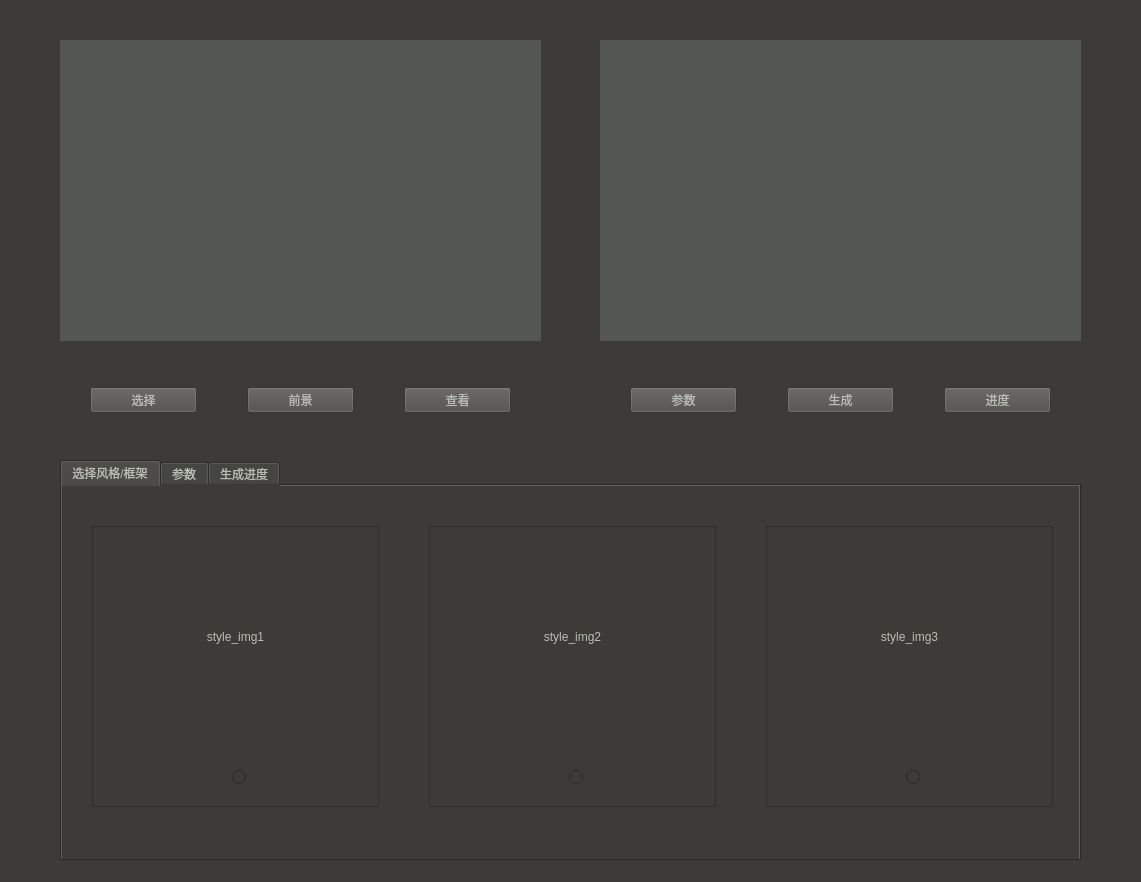
<?xml version="1.0" encoding="UTF-8"?>
<ui version="4.0">
 <class>MainWindow</class>
 <widget class="QMainWindow" name="MainWindow">
  <property name="geometry">
   <rect>
    <x>0</x>
    <y>0</y>
    <width>1141</width>
    <height>882</height>
   </rect>
  </property>
  <property name="windowTitle">
   <string>MainWindow</string>
  </property>
  <property name="styleSheet">
   <string notr="true">QWidget
{
	background-color: rgb(60, 59, 55);
	color: rgb(186, 189, 182);
	font: 11pt &quot;Ubuntu&quot;;
}
QPushButton
{
	alternate-background-color: rgb(60, 59, 55);
	background-color: rgb(79, 75, 75);
}
QLabel#lbl_content_img, QLabel#lbl_output_img, QLabel#lbl_progress_img
{
	font: 57 42pt &quot;Ubuntu&quot;;
	color: rgb(233, 185, 110);
	background-color: rgb(85, 87, 83);
}

QSlider
{
	selection-background-color: rgb(233, 185, 110);
}

QRadioButton
{
	color: rgb(245, 226, 143);
}
QProgressBar
{
	font: 57 italic 13pt &quot;Ubuntu&quot;;
	color: rgb(206, 92, 0);
	selection-background-color: rgb(233, 185, 110);
}</string>
  </property>
  <widget class="QWidget" name="centralwidget">
   <widget class="QWidget" name="horizontalLayoutWidget_4">
    <property name="geometry">
     <rect>
      <x>60</x>
      <y>360</y>
      <width>481</width>
      <height>80</height>
     </rect>
    </property>
    <layout class="QHBoxLayout" name="btns_layout">
     <property name="spacing">
      <number>50</number>
     </property>
     <property name="leftMargin">
      <number>30</number>
     </property>
     <property name="rightMargin">
      <number>30</number>
     </property>
     <item>
      <widget class="QPushButton" name="btn_select_content">
       <property name="text">
        <string>选择</string>
       </property>
      </widget>
     </item>
     <item>
      <widget class="QPushButton" name="btn_get_foreground">
       <property name="text">
        <string>前景</string>
       </property>
      </widget>
     </item>
     <item>
      <widget class="QPushButton" name="btn_foreground_view">
       <property name="text">
        <string>查看</string>
       </property>
      </widget>
     </item>
    </layout>
   </widget>
   <widget class="QWidget" name="horizontalLayoutWidget_3">
    <property name="geometry">
     <rect>
      <x>600</x>
      <y>40</y>
      <width>481</width>
      <height>301</height>
     </rect>
    </property>
    <layout class="QHBoxLayout" name="output_layout">
     <item>
      <widget class="QLabel" name="lbl_output_img">
       <property name="sizeIncrement">
        <size>
         <width>0</width>
         <height>0</height>
        </size>
       </property>
       <property name="cursor">
        <cursorShape>CrossCursor</cursorShape>
       </property>
       <property name="text">
        <string/>
       </property>
       <property name="textFormat">
        <enum>Qt::AutoText</enum>
       </property>
       <property name="scaledContents">
        <bool>false</bool>
       </property>
       <property name="wordWrap">
        <bool>false</bool>
       </property>
       <property name="openExternalLinks">
        <bool>false</bool>
       </property>
      </widget>
     </item>
    </layout>
   </widget>
   <widget class="QWidget" name="horizontalLayoutWidget">
    <property name="geometry">
     <rect>
      <x>60</x>
      <y>40</y>
      <width>481</width>
      <height>301</height>
     </rect>
    </property>
    <layout class="QHBoxLayout" name="content_layout">
     <item>
      <widget class="QLabel" name="lbl_content_img">
       <property name="sizeIncrement">
        <size>
         <width>0</width>
         <height>0</height>
        </size>
       </property>
       <property name="cursor">
        <cursorShape>CrossCursor</cursorShape>
       </property>
       <property name="text">
        <string/>
       </property>
       <property name="textFormat">
        <enum>Qt::AutoText</enum>
       </property>
       <property name="scaledContents">
        <bool>false</bool>
       </property>
       <property name="alignment">
        <set>Qt::AlignCenter</set>
       </property>
       <property name="wordWrap">
        <bool>false</bool>
       </property>
       <property name="openExternalLinks">
        <bool>false</bool>
       </property>
      </widget>
     </item>
    </layout>
   </widget>
   <widget class="QWidget" name="horizontalLayoutWidget_5">
    <property name="geometry">
     <rect>
      <x>600</x>
      <y>360</y>
      <width>481</width>
      <height>80</height>
     </rect>
    </property>
    <layout class="QHBoxLayout" name="btns_layout_2">
     <property name="spacing">
      <number>50</number>
     </property>
     <property name="leftMargin">
      <number>30</number>
     </property>
     <property name="rightMargin">
      <number>30</number>
     </property>
     <item>
      <widget class="QPushButton" name="btn_args">
       <property name="text">
        <string>参数</string>
       </property>
      </widget>
     </item>
     <item>
      <widget class="QPushButton" name="btn_style_transfer">
       <property name="text">
        <string>生成</string>
       </property>
      </widget>
     </item>
     <item>
      <widget class="QPushButton" name="btn_progress">
       <property name="text">
        <string>进度</string>
       </property>
      </widget>
     </item>
    </layout>
   </widget>
   <widget class="QTabWidget" name="tabWidget">
    <property name="geometry">
     <rect>
      <x>60</x>
      <y>460</y>
      <width>1021</width>
      <height>401</height>
     </rect>
    </property>
    <property name="currentIndex">
     <number>0</number>
    </property>
    <widget class="QWidget" name="tab_style">
     <attribute name="title">
      <string>选择风格/框架</string>
     </attribute>
     <widget class="QWidget" name="horizontalLayoutWidget_2">
      <property name="geometry">
       <rect>
        <x>0</x>
        <y>20</y>
        <width>1021</width>
        <height>321</height>
       </rect>
      </property>
      <layout class="QHBoxLayout" name="style_layout">
       <property name="spacing">
        <number>50</number>
       </property>
       <property name="leftMargin">
        <number>30</number>
       </property>
       <property name="topMargin">
        <number>20</number>
       </property>
       <property name="rightMargin">
        <number>30</number>
       </property>
       <property name="bottomMargin">
        <number>20</number>
       </property>
       <item>
        <widget class="QFrame" name="frame_style_1">
         <property name="frameShape">
          <enum>QFrame::StyledPanel</enum>
         </property>
         <property name="frameShadow">
          <enum>QFrame::Raised</enum>
         </property>
         <widget class="QLabel" name="lbl_style_1">
          <property name="geometry">
           <rect>
            <x>18</x>
            <y>20</y>
            <width>251</width>
            <height>181</height>
           </rect>
          </property>
          <property name="text">
           <string>style_img1</string>
          </property>
          <property name="alignment">
           <set>Qt::AlignCenter</set>
          </property>
         </widget>
         <widget class="QRadioButton" name="radioButton_style_1">
          <property name="geometry">
           <rect>
            <x>140</x>
            <y>240</y>
            <width>92</width>
            <height>23</height>
           </rect>
          </property>
          <property name="styleSheet">
           <string notr="true"/>
          </property>
          <property name="text">
           <string/>
          </property>
         </widget>
        </widget>
       </item>
       <item>
        <widget class="QFrame" name="frame_style_2">
         <property name="frameShape">
          <enum>QFrame::StyledPanel</enum>
         </property>
         <property name="frameShadow">
          <enum>QFrame::Raised</enum>
         </property>
         <widget class="QLabel" name="lbl_style_2">
          <property name="geometry">
           <rect>
            <x>18</x>
            <y>20</y>
            <width>251</width>
            <height>181</height>
           </rect>
          </property>
          <property name="text">
           <string>style_img2</string>
          </property>
          <property name="alignment">
           <set>Qt::AlignCenter</set>
          </property>
         </widget>
         <widget class="QRadioButton" name="radioButton_style_2">
          <property name="geometry">
           <rect>
            <x>140</x>
            <y>240</y>
            <width>92</width>
            <height>23</height>
           </rect>
          </property>
          <property name="text">
           <string/>
          </property>
         </widget>
        </widget>
       </item>
       <item>
        <widget class="QFrame" name="frame_style_3">
         <property name="frameShape">
          <enum>QFrame::StyledPanel</enum>
         </property>
         <property name="frameShadow">
          <enum>QFrame::Raised</enum>
         </property>
         <widget class="QLabel" name="lbl_style_3">
          <property name="geometry">
           <rect>
            <x>18</x>
            <y>20</y>
            <width>251</width>
            <height>181</height>
           </rect>
          </property>
          <property name="text">
           <string>style_img3</string>
          </property>
          <property name="alignment">
           <set>Qt::AlignCenter</set>
          </property>
         </widget>
         <widget class="QRadioButton" name="radioButton_style_3">
          <property name="geometry">
           <rect>
            <x>140</x>
            <y>240</y>
            <width>92</width>
            <height>23</height>
           </rect>
          </property>
          <property name="text">
           <string/>
          </property>
         </widget>
        </widget>
       </item>
      </layout>
     </widget>
    </widget>
    <widget class="QWidget" name="tab_args">
     <attribute name="title">
      <string>参数</string>
     </attribute>
     <widget class="QSlider" name="slider_iterations">
      <property name="geometry">
       <rect>
        <x>230</x>
        <y>80</y>
        <width>561</width>
        <height>20</height>
       </rect>
      </property>
      <property name="cursor">
       <cursorShape>UpArrowCursor</cursorShape>
      </property>
      <property name="styleSheet">
       <string notr="true"/>
      </property>
      <property name="maximum">
       <number>2000</number>
      </property>
      <property name="value">
       <number>1000</number>
      </property>
      <property name="orientation">
       <enum>Qt::Horizontal</enum>
      </property>
     </widget>
     <widget class="QLabel" name="label">
      <property name="geometry">
       <rect>
        <x>130</x>
        <y>80</y>
        <width>67</width>
        <height>17</height>
       </rect>
      </property>
      <property name="text">
       <string>迭代次数：</string>
      </property>
     </widget>
     <widget class="QLabel" name="lbl_iterations">
      <property name="geometry">
       <rect>
        <x>840</x>
        <y>80</y>
        <width>67</width>
        <height>17</height>
       </rect>
      </property>
      <property name="text">
       <string>1000</string>
      </property>
     </widget>
     <widget class="QLabel" name="label_5">
      <property name="geometry">
       <rect>
        <x>130</x>
        <y>180</y>
        <width>67</width>
        <height>17</height>
       </rect>
      </property>
      <property name="text">
       <string>内容权重：</string>
      </property>
     </widget>
     <widget class="QLabel" name="lbl_content_weight">
      <property name="geometry">
       <rect>
        <x>840</x>
        <y>180</y>
        <width>67</width>
        <height>17</height>
       </rect>
      </property>
      <property name="text">
       <string>1e3</string>
      </property>
     </widget>
     <widget class="QSlider" name="slider_content_weight">
      <property name="geometry">
       <rect>
        <x>230</x>
        <y>180</y>
        <width>561</width>
        <height>20</height>
       </rect>
      </property>
      <property name="cursor">
       <cursorShape>UpArrowCursor</cursorShape>
      </property>
      <property name="styleSheet">
       <string notr="true"/>
      </property>
      <property name="maximum">
       <number>10000</number>
      </property>
      <property name="singleStep">
       <number>1</number>
      </property>
      <property name="pageStep">
       <number>100</number>
      </property>
      <property name="value">
       <number>1000</number>
      </property>
      <property name="orientation">
       <enum>Qt::Horizontal</enum>
      </property>
     </widget>
     <widget class="QLabel" name="label_7">
      <property name="geometry">
       <rect>
        <x>130</x>
        <y>280</y>
        <width>67</width>
        <height>17</height>
       </rect>
      </property>
      <property name="text">
       <string>风格权重：</string>
      </property>
     </widget>
     <widget class="QLabel" name="lbl_style_weight">
      <property name="geometry">
       <rect>
        <x>840</x>
        <y>280</y>
        <width>67</width>
        <height>17</height>
       </rect>
      </property>
      <property name="text">
       <string>1e-2</string>
      </property>
     </widget>
     <widget class="QSlider" name="slider_style_weight">
      <property name="geometry">
       <rect>
        <x>230</x>
        <y>280</y>
        <width>561</width>
        <height>20</height>
       </rect>
      </property>
      <property name="cursor">
       <cursorShape>UpArrowCursor</cursorShape>
      </property>
      <property name="styleSheet">
       <string notr="true"/>
      </property>
      <property name="maximum">
       <number>100</number>
      </property>
      <property name="value">
       <number>10</number>
      </property>
      <property name="orientation">
       <enum>Qt::Horizontal</enum>
      </property>
     </widget>
    </widget>
    <widget class="QWidget" name="tab_progress">
     <attribute name="title">
      <string>生成进度</string>
     </attribute>
     <widget class="QLabel" name="label_4">
      <property name="geometry">
       <rect>
        <x>40</x>
        <y>330</y>
        <width>81</width>
        <height>21</height>
       </rect>
      </property>
      <property name="text">
       <string>风格转换：</string>
      </property>
     </widget>
     <widget class="QProgressBar" name="progressBar_transfer">
      <property name="geometry">
       <rect>
        <x>140</x>
        <y>330</y>
        <width>821</width>
        <height>23</height>
       </rect>
      </property>
      <property name="value">
       <number>0</number>
      </property>
     </widget>
     <widget class="QLabel" name="lbl_progress_img">
      <property name="geometry">
       <rect>
        <x>280</x>
        <y>20</y>
        <width>479</width>
        <height>299</height>
       </rect>
      </property>
      <property name="sizeIncrement">
       <size>
        <width>0</width>
        <height>0</height>
       </size>
      </property>
      <property name="cursor">
       <cursorShape>CrossCursor</cursorShape>
      </property>
      <property name="text">
       <string/>
      </property>
      <property name="textFormat">
       <enum>Qt::AutoText</enum>
      </property>
      <property name="scaledContents">
       <bool>false</bool>
      </property>
      <property name="alignment">
       <set>Qt::AlignCenter</set>
      </property>
      <property name="wordWrap">
       <bool>false</bool>
      </property>
      <property name="openExternalLinks">
       <bool>false</bool>
      </property>
     </widget>
    </widget>
   </widget>
  </widget>
 </widget>
 <resources/>
 <connections/>
</ui>
